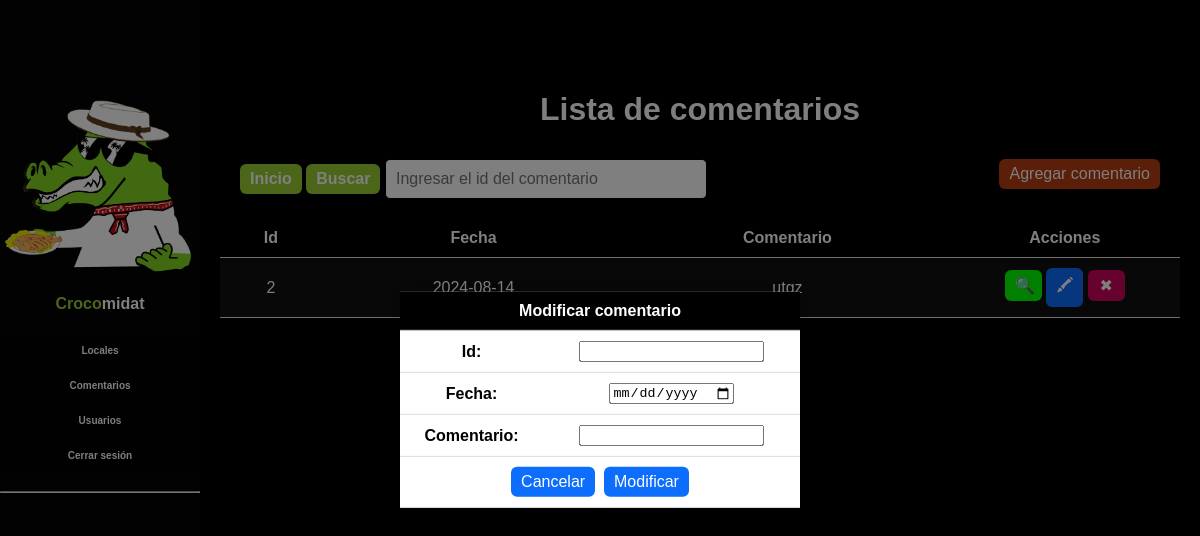
The app's page /php/comentarios_modificar.php with its own data.
### tables this page shows
CREATE TABLE `comments` (
  `id_comment` int(11) NOT NULL,
  `creationdatecm` date DEFAULT NULL,
  `textcomment` varchar(45) DEFAULT NULL
);

### php/comentarios_tabla.php (the view, shortened to what this page needs)
<?php
include("barra_lateral.php");
?>
<html>
<body>
<div class="ContenedorPrincipal">
<?php
$filasmax = 7;
if (isset($_GET['pag']))
   {
       $pagina = $_GET['pag'];
   } else
   {
       $pagina = 1;
   }
if(isset($_POST['btnbuscar']))
{
$buscar = $_POST['txtbuscar'];
$sqlusu = mysqli_query($conn, "SELECT c.id_comment, c.creationdatecm, loc.textcomment
from comments c where c.id_comment like '".$buscar."%'");
}
else
{
$sqlusu = mysqli_query($conn, "SELECT c.id_comment, c.creationdatecm, c.textcomment
from comments c ORDER BY c.id_comment ASC LIMIT " . (($pagina - 1) * $filasmax)  . "," . $filasmax);
}
   $resultadoMaximo = mysqli_query($conn, "SELECT count(*) as num_comments FROM comments");
   $maxusutabla = mysqli_fetch_assoc($resultadoMaximo)['num_comments'];
   ?>
<div class="ContenedorTabla">
   <form method="POST" style="padding:20px; margin-top: 30px;">
   <h1 style="color:white;">Lista de comentarios</h1>
   <div class="ContBuscar">
   <div style="float: left;">
   <a href="comentarios_tabla.php" class="BotonesTeam" style="background-color: yellowgreen; font-weight:bold;">Inicio</a>
   <input class="BotonesTeam" style="background-color: yellowgreen; font-weight:bold;" type="submit" value="Buscar" name="btnbuscar">
   <input class="CajaTextoBuscar" type="text" name="txtbuscar"  placeholder="Ingresar el id del comentario" autocomplete="off" >
   </div>
   <div style="float:right;">
   <?php echo "<a class='BotonesTeam5' href=\"comentarios_registrar.php?pag=$pagina\">Agregar comentario</a>";?>
   </div>
   </div>
           </form>
   <table>
           <tr>
           <th>Id</th>
           <th>Fecha</th>
           <th>Comentario</th>
           <th>Acciones</th>
           </tr>
       <?php
       while ($mostrar = mysqli_fetch_assoc($sqlusu))
       {
           echo "<tr style='background:#101010; color:white;'>";
           echo "<td>".$mostrar['id_comment']."</td>";
           echo "<td>".$mostrar['creationdatecm']."</td>";
           echo "<td>".$mostrar['textcomment']."</td>";
           echo "<td style='width:24%'>
           <a class='BotonesTeam1' href=\"comentarios_ver.php?id=$mostrar[id_comment]&pag=$pagina\">&#x1F50D;</a>
           <a class='BotonesTeam2' href=\"comentarios_modificar.php?id=$mostrar[id_comment]&pag=$pagina\">&#128397;</a>
           <a class='BotonesTeam3' href=\"comentarios_eliminar.php?id=$mostrar[id_comment]&pag=$pagina\" onClick=\"return confirm('¿Estás seguro de eliminar el comentario $mostrar[id_comment]?')\">&#10006;</a>
           </td>";
       }
       ?>
   </table>
   <div style='text-align:right'>
   <br>
   </div>
   </div>
<div style='text-align:right'>
<br>
</div>
<div style="text-align:center; font-weight:bold;">
<?php
if (isset($_GET['pag'])) {
if ($_GET['pag'] > 1) {
?>
<a class="BotonesTeam4" href="comentarios_tabla.php?pag=<?php echo $_GET['pag'] - 1; ?>">Anterior</a>
<?php
}
else
{
?>
<a class="BotonesTeam4" href="#" style="pointer-events: none">Anterior</a>
<?php
}
?>
<?php
}
else
{
?>
<a class="BotonesTeam4" href="#" style="pointer-events: none">Anterior</a>
<?php
}
if (isset($_GET['pag'])) {
if ((($pagina) * $filasmax) < $maxusutabla) {
?>
<a class="BotonesTeam4" href="locales_tabla.php?pag=<?php echo $_GET['pag'] + 1; ?>">Siguiente</a>
<?php
} else {
?>
<a class="BotonesTeam4" href="#" style="pointer-events: none">Siguiente</a>
<?php
}
?>
<?php
} else {
?>
<a class="BotonesTeam4" href="locales_tabla.php?pag=2">Siguiente</a>
<?php
}
?>
</div>
</div>
</body>
</html>

### php/estilo.css (style rules this page uses)
body { background: #000000; font-family: Arial, sans-serif; margin:0; padding:0; display: flex; flex-direction: column; }
h1 { color:black; font-weight: bold; }
.ContenedorPrincipal { margin-left: 200px; padding: 20px; box-sizing: border-box; text-align:center; }
table { border-collapse: collapse; width: 100%; margin: 0 auto; background-color: #fff; box-shadow: 0 0 10px rgba(0, 0, 0, 0.1); color:#000; }
th { background-color: black; color: white; }
th, td { padding: 10px; text-align: center; border-bottom: 1px solid #dddddd; }
.ContenedorTabla { margin-left: auto; margin-right: auto; max-width:1260px; width: 100%; }
.BotonesTeam,.BotonesTeam1,.BotonesTeam2,.BotonesTeam3,.BotonesTeam4,.BotonesTeam5 { text-align:center; display: inline-block; background:#0d6efd; padding: 6px 10px; border-radius:6px; text-decoration: none; color:white; cursor:pointer; font-size: 16px; border:none; }
.BotonesTeam1,.BotonesTeam2,.BotonesTeam3 { transition: transform 250ms; width:8%; background:rgb(2, 255, 2); }
.BotonesTeam2 { background:#0d6efd; }
.BotonesTeam3 { background:#cf055f; }
.BotonesTeam4 { background:yellowgreen; }
.BotonesTeam5 { transition: transform 250ms; background:#B63C12; }
.ContBuscar { overflow: hidden; padding-top:1%; }
.CajaTextoBuscar { width: 300px; padding: 10px; font-size:1em; border-radius:5px; border:1px solid black; color:black; }

### records on screen
comments: id_comment "2", creationdatecm "2024-08-14", textcomment "utgz"
